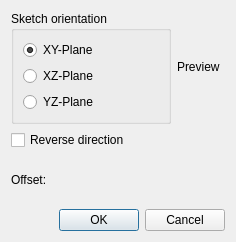
<?xml version="1.0" encoding="UTF-8"?>
<ui version="4.0">
 <class>SketcherGui::SketchOrientationDialog</class>
 <widget class="QDialog" name="SketcherGui::SketchOrientationDialog">
  <property name="geometry">
   <rect>
    <x>0</x>
    <y>0</y>
    <width>236</width>
    <height>242</height>
   </rect>
  </property>
  <property name="windowTitle">
   <string>Choose orientation</string>
  </property>
  <layout class="QGridLayout" name="gridLayout">
   <item row="1" column="0" colspan="2">
    <widget class="QCheckBox" name="Reverse_checkBox">
     <property name="text">
      <string>Reverse direction</string>
     </property>
    </widget>
   </item>
   <item row="0" column="0">
    <widget class="QGroupBox" name="groupBox">
     <property name="title">
      <string>Sketch orientation</string>
     </property>
     <layout class="QVBoxLayout" name="verticalLayout">
      <item>
       <widget class="QRadioButton" name="XY_radioButton">
        <property name="text">
         <string>XY-Plane</string>
        </property>
        <property name="checked">
         <bool>true</bool>
        </property>
       </widget>
      </item>
      <item>
       <widget class="QRadioButton" name="XZ_radioButton">
        <property name="text">
         <string>XZ-Plane</string>
        </property>
       </widget>
      </item>
      <item>
       <widget class="QRadioButton" name="YZ_radioButton">
        <property name="text">
         <string>YZ-Plane</string>
        </property>
       </widget>
      </item>
     </layout>
    </widget>
   </item>
   <item row="0" column="1">
    <widget class="QLabel" name="previewLabel">
     <property name="minimumSize">
      <size>
       <width>48</width>
       <height>48</height>
      </size>
     </property>
     <property name="maximumSize">
      <size>
       <width>48</width>
       <height>48</height>
      </size>
     </property>
     <property name="text">
      <string notr="true">Preview</string>
     </property>
    </widget>
   </item>
   <item row="2" column="0" colspan="2">
    <layout class="QHBoxLayout" name="horizontalLayout">
     <item>
      <widget class="QLabel" name="label">
       <property name="maximumSize">
        <size>
         <width>60</width>
         <height>167</height>
        </size>
       </property>
       <property name="text">
        <string>Offset:</string>
       </property>
      </widget>
     </item>
     <item>
      <widget class="Gui::QuantitySpinBox" name="Offset_doubleSpinBox" native="true">
       <property name="unit" stdset="0">
        <string notr="true">mm</string>
       </property>
       <property name="minimum" stdset="0">
        <double>-999999999.000000000000000</double>
       </property>
       <property name="maximum" stdset="0">
        <double>999999999.000000000000000</double>
       </property>
       <property name="singleStep" stdset="0">
        <double>10.000000000000000</double>
       </property>
      </widget>
     </item>
    </layout>
   </item>
   <item row="3" column="0" colspan="2">
    <widget class="QDialogButtonBox" name="buttonBox">
     <property name="orientation">
      <enum>Qt::Horizontal</enum>
     </property>
     <property name="standardButtons">
      <set>QDialogButtonBox::Cancel|QDialogButtonBox::Ok</set>
     </property>
    </widget>
   </item>
  </layout>
 </widget>
 <customwidgets>
  <customwidget>
   <class>Gui::QuantitySpinBox</class>
   <extends>QWidget</extends>
   <header>Gui/QuantitySpinBox.h</header>
  </customwidget>
 </customwidgets>
 <resources/>
 <connections>
  <connection>
   <sender>buttonBox</sender>
   <signal>accepted()</signal>
   <receiver>SketcherGui::SketchOrientationDialog</receiver>
   <slot>accept()</slot>
   <hints>
    <hint type="sourcelabel">
     <x>248</x>
     <y>254</y>
    </hint>
    <hint type="destinationlabel">
     <x>157</x>
     <y>274</y>
    </hint>
   </hints>
  </connection>
  <connection>
   <sender>buttonBox</sender>
   <signal>rejected()</signal>
   <receiver>SketcherGui::SketchOrientationDialog</receiver>
   <slot>reject()</slot>
   <hints>
    <hint type="sourcelabel">
     <x>316</x>
     <y>260</y>
    </hint>
    <hint type="destinationlabel">
     <x>286</x>
     <y>274</y>
    </hint>
   </hints>
  </connection>
 </connections>
</ui>
